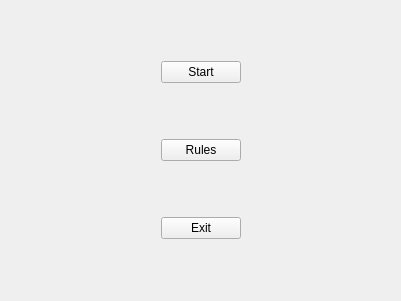
<?xml version="1.0" encoding="UTF-8"?>
<ui version="4.0">
    <class>Form</class>
    <widget class="QWidget" name="verticalWidget" native="true">
        <property name="geometry">
            <rect>
                <x>0</x>
                <y>0</y>
                <width>401</width>
                <height>301</height>
            </rect>
        </property>
        <layout class="QVBoxLayout" name="verticalLayout">
            <item>
                <layout class="QHBoxLayout" name="horizontalLayout_3">
                    <item>
                        <spacer name="horizontalSpacer">
                            <property name="orientation">
                                <enum>Qt::Horizontal</enum>
                            </property>
                            <property name="sizeHint" stdset="0">
                                <size>
                                    <width>40</width>
                                    <height>20</height>
                                </size>
                            </property>
                        </spacer>
                    </item>
                    <item>
                        <widget class="QPushButton" name="btn_start">
                            <property name="text">
                                <string>Start</string>
                            </property>
                        </widget>
                    </item>
                    <item>
                        <spacer name="horizontalSpacer_2">
                            <property name="orientation">
                                <enum>Qt::Horizontal</enum>
                            </property>
                            <property name="sizeHint" stdset="0">
                                <size>
                                    <width>40</width>
                                    <height>20</height>
                                </size>
                            </property>
                        </spacer>
                    </item>
                </layout>
            </item>
            <item>
                <layout class="QHBoxLayout" name="horizontalLayout">
                    <item>
                        <spacer name="horizontalSpacer_3">
                            <property name="orientation">
                                <enum>Qt::Horizontal</enum>
                            </property>
                            <property name="sizeHint" stdset="0">
                                <size>
                                    <width>40</width>
                                    <height>20</height>
                                </size>
                            </property>
                        </spacer>
                    </item>
                    <item>
                        <widget class="QPushButton" name="btn_rules">
                            <property name="text">
                                <string>Rules</string>
                            </property>
                        </widget>
                    </item>
                    <item>
                        <spacer name="horizontalSpacer_4">
                            <property name="orientation">
                                <enum>Qt::Horizontal</enum>
                            </property>
                            <property name="sizeHint" stdset="0">
                                <size>
                                    <width>40</width>
                                    <height>20</height>
                                </size>
                            </property>
                        </spacer>
                    </item>
                </layout>
            </item>
            <item>
                <layout class="QHBoxLayout" name="horizontalLayout_2">
                    <item>
                        <spacer name="horizontalSpacer_5">
                            <property name="orientation">
                                <enum>Qt::Horizontal</enum>
                            </property>
                            <property name="sizeHint" stdset="0">
                                <size>
                                    <width>40</width>
                                    <height>20</height>
                                </size>
                            </property>
                        </spacer>
                    </item>
                    <item>
                        <widget class="QPushButton" name="btn_exit">
                            <property name="text">
                                <string>Exit</string>
                            </property>
                        </widget>
                    </item>
                    <item>
                        <spacer name="horizontalSpacer_6">
                            <property name="orientation">
                                <enum>Qt::Horizontal</enum>
                            </property>
                            <property name="sizeHint" stdset="0">
                                <size>
                                    <width>40</width>
                                    <height>20</height>
                                </size>
                            </property>
                        </spacer>
                    </item>
                </layout>
            </item>
        </layout>
    </widget>
    <resources />
    <connections />
</ui>
